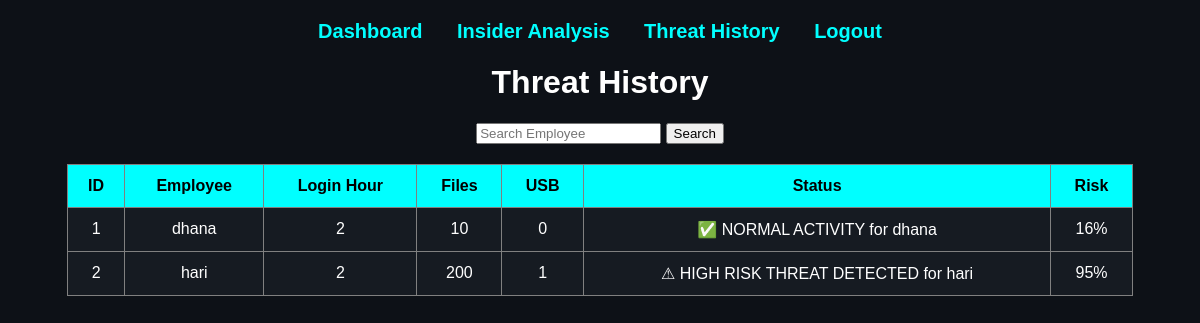
Before: /history (signed in) with the older database file.
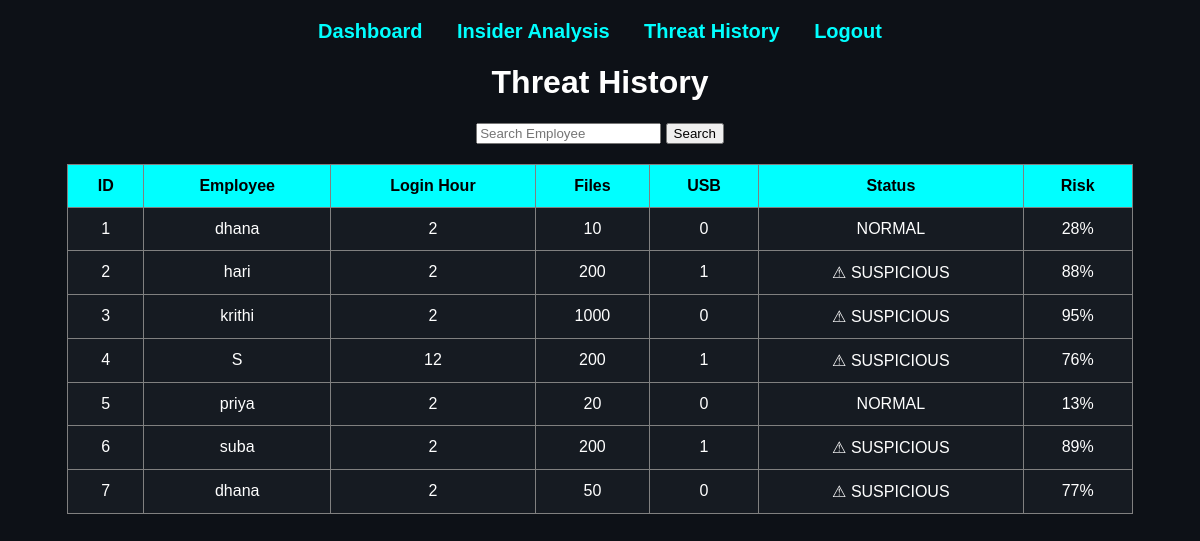
After: the same page with the newer database file.
### tables this page shows
CREATE TABLE threats (
    id INTEGER PRIMARY KEY AUTOINCREMENT,
    employee_name TEXT,
    login_hour INTEGER,
    files_accessed INTEGER,
    usb_used INTEGER,
    result TEXT,
    risk_score INTEGER
);

### app.py (the view)
@app.route('/history', methods=['GET', 'POST'])
def history():
    if 'user' not in session:
        return redirect(url_for('login'))
    search = request.form.get('search')
    conn = sqlite3.connect('threat_logs.db')
    cursor = conn.cursor()
    if search:
        cursor.execute(
            "SELECT * FROM threats WHERE employee_name LIKE ?",
            ('%' + search + '%',)
        )
    else:
        cursor.execute("SELECT * FROM threats")
    data = cursor.fetchall()
    conn.close()
    return render_template(
        'history.html',
        data=data
    )

### templates/history.html (shortened to what this page needs)
<!DOCTYPE html>
<html>
<head>
</head>
<body><body>
<nav>
    <a href="{{ url_for('dashboard') }}">Dashboard</a>
    <a href="{{ url_for('analysis') }}">Insider Analysis</a>
    <a href="{{ url_for('history') }}">Threat History</a>
    <a href="{{ url_for('logout') }}">Logout</a>
</nav>
<h1>Threat History</h1>
<form method="POST">
<input type="text"
name="search"
placeholder="Search Employee">
<button type="submit">Search</button>
</form>
<table>
<tr>
<th>ID</th>
<th>Employee</th>
<th>Login Hour</th>
<th>Files</th>
<th>USB</th>
<th>Status</th>
<th>Risk</th>
</tr>
{% for row in data %}
<tr>
<td>{{ row[0] }}</td>
<td>{{ row[1] }}</td>
<td>{{ row[2] }}</td>
<td>{{ row[3] }}</td>
<td>{{ row[4] }}</td>
<td>{{ row[5] }}</td>
<td>{{ row[6] }}%</td>
</tr>
{% endfor %}
</table>
</body>
</html>

### templates/history.html (style rules this page uses)
body { background:#0d1117; color:white; font-family:Arial; text-align:center; }
nav { margin:20px; }
nav a { color:cyan; margin:15px; text-decoration:none; font-size:20px; font-weight:bold; }
table { width:90%; margin:auto; margin-top:20px; border-collapse:collapse; background:#161b22; }
th,td { border:1px solid gray; padding:12px; }
th { background:cyan; color:black; }

Changed rows visible on the page:
changed threats id 1: result "✅ NORMAL ACTIVITY for dhana" → "NORMAL"; risk_score "16" → "28"
changed threats "hari": result "⚠ HIGH RISK THREAT DETECTED for hari" → "⚠ SUSPICIOUS"; risk_score "95" → "88"
added threats: id "3", employee_name "krithi", login_hour "2", files_accessed "1000", usb_used "0", result "⚠ SUSPICIOUS", risk_score "95"
added threats: id "4", employee_name "S", login_hour "12", files_accessed "200", usb_used "1", result "⚠ SUSPICIOUS", risk_score "76"
added threats: id "5", employee_name "priya", login_hour "2", files_accessed "20", usb_used "0", result "NORMAL", risk_score "13"
added threats: id "6", employee_name "suba", login_hour "2", files_accessed "200", usb_used "1", result "⚠ SUSPICIOUS", risk_score "89"
added threats: id "7", employee_name "dhana", login_hour "2", files_accessed "50", usb_used "0", result "⚠ SUSPICIOUS", risk_score "77"
